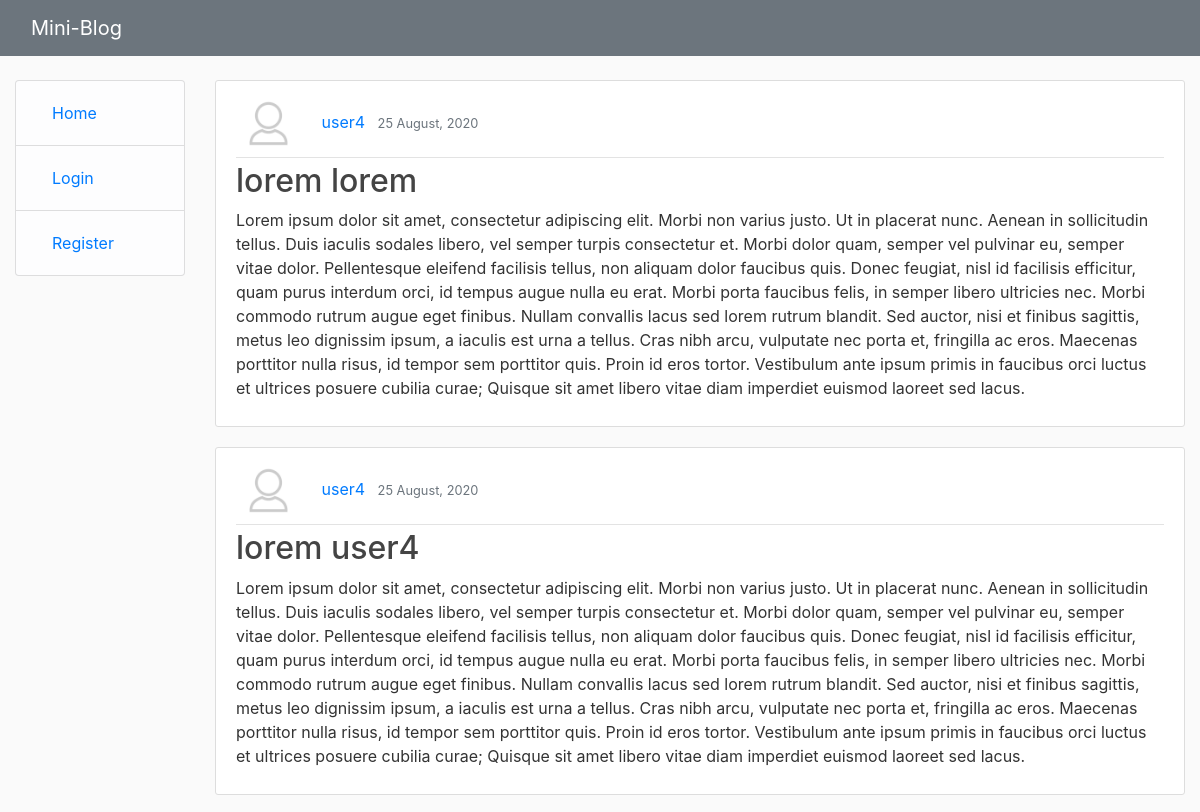
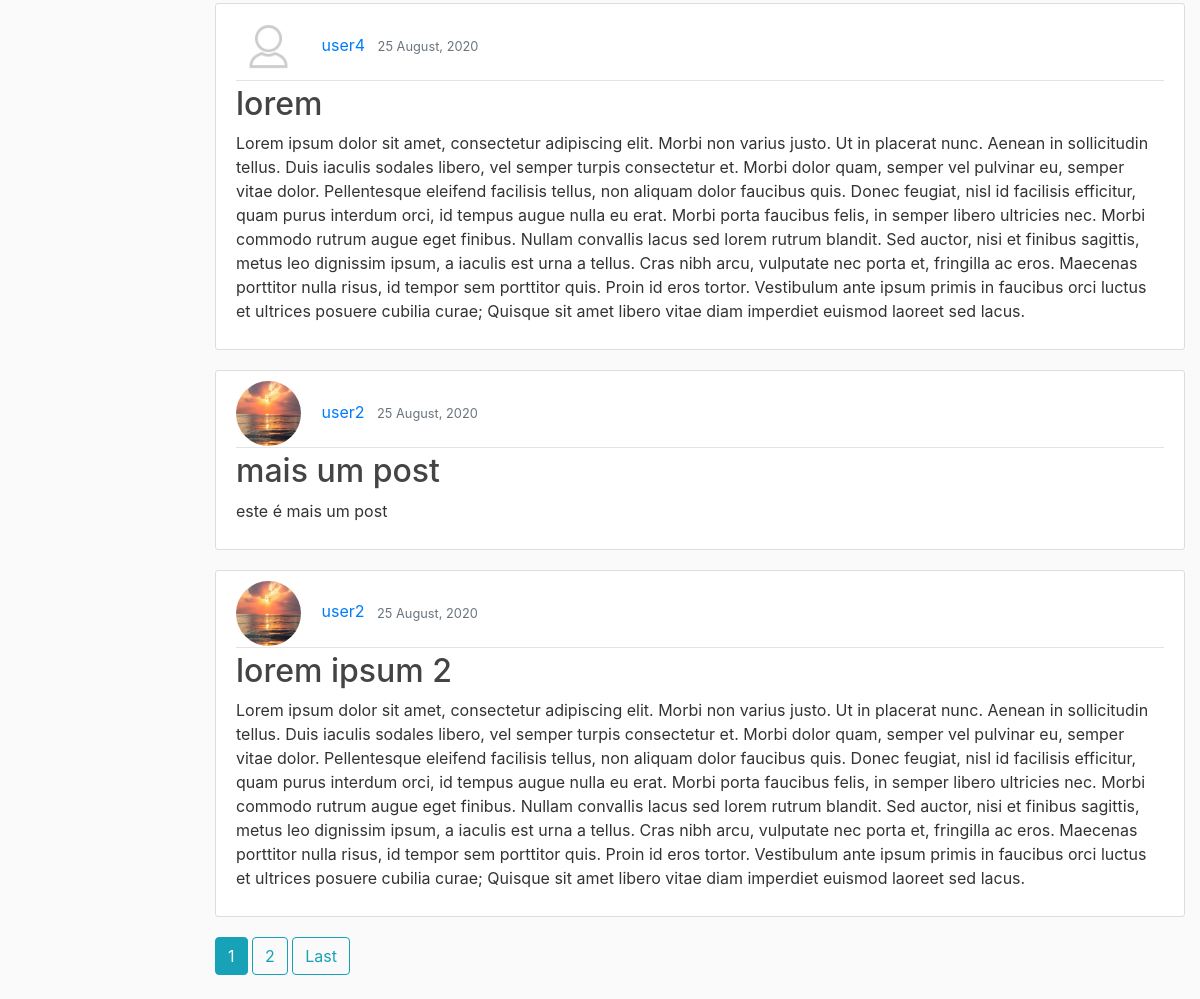
Screenshot of /blog/ with the database file from the repository (2 pictures, top to bottom).
### blog/models.py (models this page shows, shortened)
class Post(models.Model):
    title = models.CharField(max_length=200, help_text='Enter a post title')
    description = models.TextField(max_length=1000, help_text='Enter a description for the post')
    date = models.DateTimeField(default=timezone.now)
    author = models.ForeignKey(User, on_delete=models.CASCADE)
    likes = models.ManyToManyField(User, related_name='blog_post')
    class Meta:
        ordering = ['-date']

### users/models.py (models this page shows, shortened)
class Profile(models.Model):
    user = models.OneToOneField(User, on_delete=models.CASCADE)
    image = models.ImageField(default='default.png', upload_to='profile_pics')

### blog/views.py (the view)
# urls.py: path('', PostListView.as_view(), name='index'),
class PostListView(generic.ListView):
    model = Post
    template_name = 'index.html'
    context_object_name = 'posts'
    ordering = ['-date']
    paginate_by = 5

### blog/templates/index.html (shortened to what this page needs)
{% extends "base_generic.html" %}
{% block content %}
    {% for post in posts %}
        <article class="media content-section">
          <div class="media-body">
            <div class="article-metadata">
              <img class="rounded-circle article-img" src="{{ post.author.profile.image.url }}">
              <a class="mr-2" href="{% url 'user-post' post.author.username %}">{{ post.author }}</a>
              <small class="text-muted">{{ post.date|date:"d F, Y" }}</small>
            </div>
            <h2><a class="article-title" href="{% url 'post-detail' post.id %}">{{ post.title }}</a></h2>
            <p class="article-content">{{ post.description }}</p>
          </div>
        </article>
    {% endfor %}
    {% if is_paginated %}
        {% for num in page_obj.paginator.page_range %}
            {% if page_obj.number == num %}
                <a class="btn btn-info mb-4" href="?page={{ num }}">{{ num }}</a>
            {% elif num > page_obj.number|add:'-3' and num < page_obj.number|add:'3' %}
                <a class="btn btn-outline-info mb-4" href="?page={{ num }}">{{ num }}</a>
            {% endif %}
        {% endfor %}
        {% if page_obj.has_next %}
            <a class="btn btn-outline-info mb-4" href="?page={{ page_obj.paginator.num_pages }}">Last</a>
        {% endif %}
    {% endif %}
{% endblock %}

### blog/static/blog/css/main.css (style rules this page uses)
body { background: #fafafa; color: #333333; margin-top: 5rem; }
h1, h2, h3, h4, h5, h6 { color: #444444; }
.content-section { background: #ffffff; padding: 10px 20px; border: 1px solid #dddddd; border-radius: 3px; margin-bottom: 20px; }
.article-title { color: #444444; }
.article-content { white-space: pre-line; }
.article-img { height: 65px; width: 65px; margin-right: 16px; }
.article-metadata { padding-bottom: 1px; margin-bottom: 4px; border-bottom: 1px solid #e3e3e3 }

### rows the page displays
Post: author.profile.image (placeholder picture), author "user4", date "25 August, 2020", title "lorem lorem", description "Lorem ipsum dolor sit amet, consectetur adipiscing elit. Morbi non varius justo. Ut in placerat nunc. Aenean in sollicitudin tellus. Duis iaculis sodales libero, vel semper turpis consectetur et. Morbi dolor quam, semper vel pulvinar eu, semper vitae dolor. Pellentesque eleifend facilisis tellus, non aliquam dolor faucibus quis. Donec feugiat, nisl id facilisis efficitur, quam purus interdum orci, id tempus augue nulla eu erat. Morbi porta faucibus felis, in semper libero ultricies nec. Morbi commodo rutrum augue eget finibus. Nullam convallis lacus sed lorem rutrum blandit. Sed auctor, nisi et finibus sagittis, metus leo dignissim ipsum, a iaculis est urna a tellus. Cras nibh arcu,…"
Post: author.profile.image (placeholder picture), author "user4", date "25 August, 2020", title "lorem user4", description "Lorem ipsum dolor sit amet, consectetur adipiscing elit. Morbi non varius justo. Ut in placerat nunc. Aenean in sollicitudin tellus. Duis iaculis sodales libero, vel semper turpis consectetur et. Morbi dolor quam, semper vel pulvinar eu, semper vitae dolor. Pellentesque eleifend facilisis tellus, non aliquam dolor faucibus quis. Donec feugiat, nisl id facilisis efficitur, quam purus interdum orci, id tempus augue nulla eu erat. Morbi porta faucibus felis, in semper libero ultricies nec. Morbi commodo rutrum augue eget finibus. Nullam convallis lacus sed lorem rutrum blandit. Sed auctor, nisi et finibus sagittis, metus leo dignissim ipsum, a iaculis est urna a tellus. Cras nibh arcu,…"
Post: author.profile.image (placeholder picture), author "user4", date "25 August, 2020", title "lorem", description "Lorem ipsum dolor sit amet, consectetur adipiscing elit. Morbi non varius justo. Ut in placerat nunc. Aenean in sollicitudin tellus. Duis iaculis sodales libero, vel semper turpis consectetur et. Morbi dolor quam, semper vel pulvinar eu, semper vitae dolor. Pellentesque eleifend facilisis tellus, non aliquam dolor faucibus quis. Donec feugiat, nisl id facilisis efficitur, quam purus interdum orci, id tempus augue nulla eu erat. Morbi porta faucibus felis, in semper libero ultricies nec. Morbi commodo rutrum augue eget finibus. Nullam convallis lacus sed lorem rutrum blandit. Sed auctor, nisi et finibus sagittis, metus leo dignissim ipsum, a iaculis est urna a tellus. Cras nibh arcu,…"
Post: author.profile.image (picture), author "user2", date "25 August, 2020", title "mais um post", description "este é mais um post"
Post: author.profile.image (picture), author "user2", date "25 August, 2020", title "lorem ipsum 2", description "Lorem ipsum dolor sit amet, consectetur adipiscing elit. Morbi non varius justo. Ut in placerat nunc. Aenean in sollicitudin tellus. Duis iaculis sodales libero, vel semper turpis consectetur et. Morbi dolor quam, semper vel pulvinar eu, semper vitae dolor. Pellentesque eleifend facilisis tellus, non aliquam dolor faucibus quis. Donec feugiat, nisl id facilisis efficitur, quam purus interdum orci, id tempus augue nulla eu erat. Morbi porta faucibus felis, in semper libero ultricies nec. Morbi commodo rutrum augue eget finibus. Nullam convallis lacus sed lorem rutrum blandit. Sed auctor, nisi et finibus sagittis, metus leo dignissim ipsum, a iaculis est urna a tellus. Cras nibh arcu,…"

### other values shown
{{ num }} "1"
{{ num }} "2"
